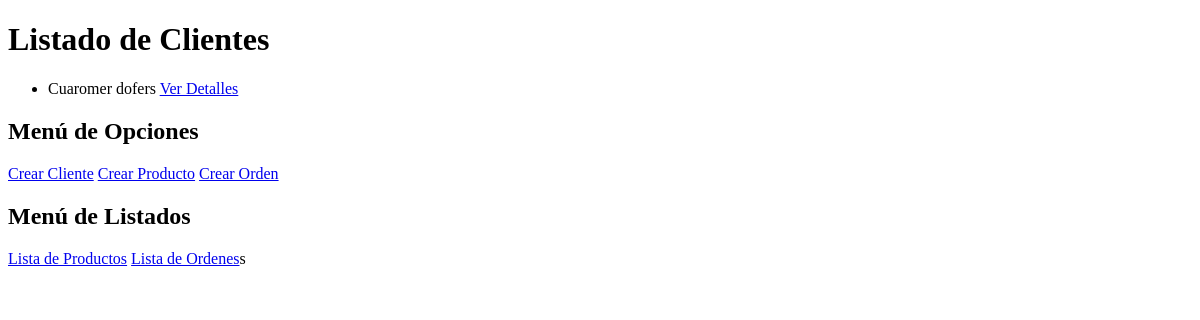
The page /order/customer/ on the database as committed earlier.
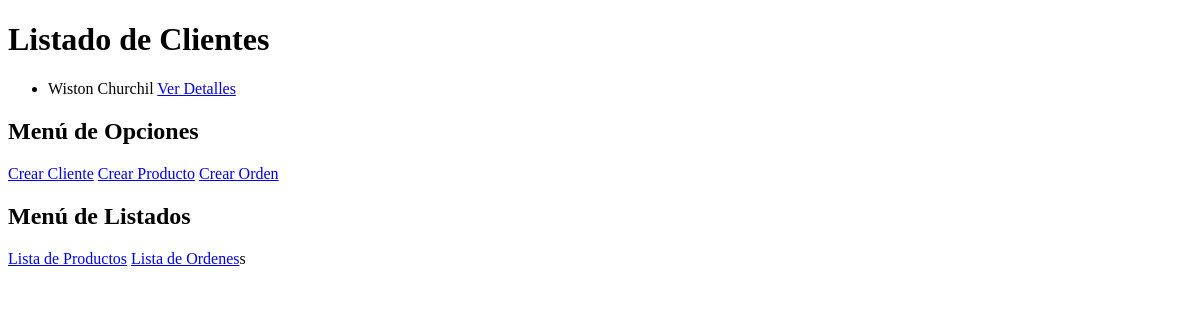
The same page on the database as committed later.
### order/models.py (models this page shows, shortened)
class Customer(models.Model):
	customer_name = models.CharField(max_length=128,
		blank=True, null=True,
		verbose_name='Nombre',
		help_text='Ingrese el Nombre Completo.')
	customer_slug = models.SlugField(max_length=128, blank=True, null=True)
	customer_address = models.CharField(max_length=64,
		blank=True, null=True,
		verbose_name='Direccion',
		help_text='Ingrese la Direccion del Cliente.')
	customer_phone = models.CharField(max_length=24,
		blank=True, null=True,
		verbose_name='Telefono',
		help_text='Ingrese el teléfono del Cliente.')
	""" Campos para auditar el cliente con respecto a la creacion y la actualizacion """
	date_created_customer = models.DateTimeField(auto_now=True)
	date_updated_customer = models.DateTimeField()

### order/views.py (the view)
def customer_list(request):
    context = {}
    customers = Customer.objects.all()
    context.update({'customers':customers, 'title': 'Listado de Clientes'})
    return render(request, 'customer_list.html', context)

### order/templates/customer_list.html (shortened to what this page needs)
<!DOCTYPE html>
<html>
  <head>
  </head>
  <body>
    {% if customers %}
      <h1>{{ title }}</h1>
      <ul>
        {% for customer in customers %}
          <li>{{ customer.customer_name }} <a href="{% url 'customer' customer.customer_slug %}">Ver Detalles</a></li>
        {% endfor %}
      </ul>
    {% else%}
      <h3>Por el momento no hay Clientes Registrados</h3>
    {% endif %}
    <h2>Menú de Opciones</h2>
    <a href="{% url 'add_customer' %}">Crear Cliente</a>
    <a href="{% url 'add_product' %}">Crear Producto</a>
    <a href="{% url 'add_order' %}">Crear Orden</a><br />
    <h2>Menú de Listados</h2>
    <a href="{% url 'product_list' %}">Lista de Productos</a>
    <a href="{% url 'order_index' %}">Lista de Ordenes</a>s
  </body>
</html>

Rows that differ between the two databases and show on the page:
removed Customer: customer_name "Cuaromer dofers"
added Customer: customer_name "Wiston Churchil"
